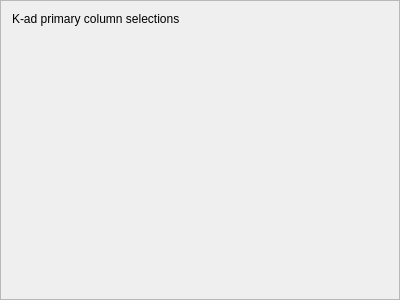
<?xml version="1.0" encoding="UTF-8"?>
<ui version="4.0">
 <class>KAdColumnSelectionBox</class>
 <widget class="QFrame" name="KAdColumnSelectionBox">
  <property name="geometry">
   <rect>
    <x>0</x>
    <y>0</y>
    <width>400</width>
    <height>300</height>
   </rect>
  </property>
  <property name="windowTitle">
   <string>Frame</string>
  </property>
  <property name="frameShape">
   <enum>QFrame::StyledPanel</enum>
  </property>
  <property name="frameShadow">
   <enum>QFrame::Raised</enum>
  </property>
  <layout class="QVBoxLayout" name="verticalLayout">
   <item>
    <widget class="QLabel" name="label">
     <property name="text">
      <string>K-ad primary column selections</string>
     </property>
    </widget>
   </item>
   <item>
    <widget class="QScrollArea" name="scrollArea">
     <property name="frameShape">
      <enum>QFrame::NoFrame</enum>
     </property>
     <property name="frameShadow">
      <enum>QFrame::Plain</enum>
     </property>
     <property name="lineWidth">
      <number>0</number>
     </property>
     <property name="horizontalScrollBarPolicy">
      <enum>Qt::ScrollBarAsNeeded</enum>
     </property>
     <property name="widgetResizable">
      <bool>true</bool>
     </property>
     <widget class="KadWidgetsScrollArea" name="scrollAreaWidgetContents">
      <property name="geometry">
       <rect>
        <x>0</x>
        <y>0</y>
        <width>380</width>
        <height>261</height>
       </rect>
      </property>
     </widget>
    </widget>
   </item>
  </layout>
 </widget>
 <customwidgets>
  <customwidget>
   <class>KadWidgetsScrollArea</class>
   <extends>QWidget</extends>
   <header>kadwidgetsscrollarea.h</header>
   <container>1</container>
  </customwidget>
 </customwidgets>
 <resources/>
 <connections/>
</ui>
